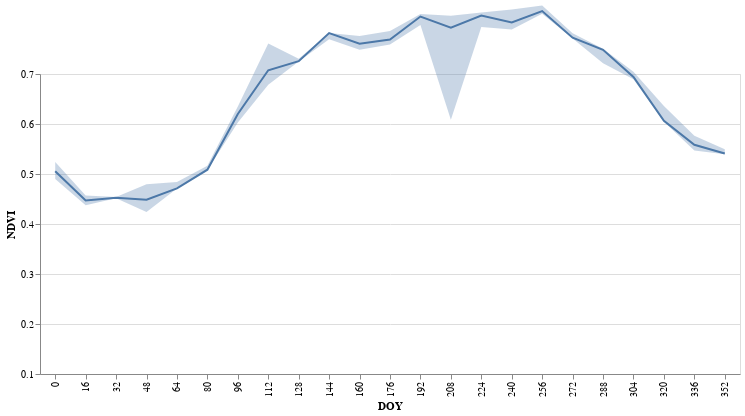

Here is the notebook cell this chart was saved with:
### Markdown cell above
Reduce the plot to median and interquartile range.

### Code cell
line = alt.Chart(snNdviDf).mark_line().encode(
  x='DOY:O',
  y='median(NDVI):Q',
).interactive()

band = alt.Chart(snNdviDf).mark_errorband(extent='iqr').encode(
  x='DOY:O',
  y=alt.Y('NDVI:Q', scale=alt.Scale(domain=(0.1, 0.7))),
).interactive().properties(width=700, height=300)

band + line

### Figure 1 — Vega-Lite specification as saved in the notebook (floating-point values rounded to 4 significant figures)
{"config": {"view": {"continuousWidth": 400, "continuousHeight": 300}}, "layer": [{"mark": {"type": "errorband", "extent": "iqr"}, "encoding": {"x": {"type": "ordinal", "field": "DOY"}, "y": {"type": "quantitative", "field": "NDVI", "scale": {"domain": [0.1, 0.7]}}}, "height": 300, "selection": {"selector009": {"type": "interval", "bind": "scales", "encodings": ["x", "y"]}}, "width": 700}, {"mark": "line", "encoding": {"x": {"type": "ordinal", "field": "DOY"}, "y": {"type": "quantitative", "aggregate": "median", "field": "NDVI"}}, "selection": {"selector008": {"type": "interval", "bind": "scales", "encodings": ["x", "y"]}}}], "data": {"name": "data-69ecabf9e78747a53ad394043a2e2599"}, "$schema": "https://vega.github.io/schema/vega-lite/v4.0.2.json", "datasets": {"data-69ecabf9e78747a53ad394043a2e2599": [{"Year": 2017, "DOY": 0, "NDVI": 0.5196}, {"Year": 2017, "DOY": 16, "NDVI": 0.4657}, {"Year": 2017, "DOY": 32, "NDVI": 0.4515}, {"Year": 2017, "DOY": 48, "NDVI": 0.5131}, {"Year": 2017, "DOY": 64, "NDVI": 0.4973}, {"Year": 2017, "DOY": 80, "NDVI": 0.5077}, {"Year": 2017, "DOY": 96, "NDVI": 0.5863}, {"Year": 2017, "DOY": 112, "NDVI": 0.6493}, {"Year": 2017, "DOY": 128, "NDVI": 0.7249}, {"Year": 2017, "DOY": 144, "NDVI": 0.7819}, {"Year": 2017, "DOY": 160, "NDVI": 0.7607}, {"Year": 2017, "DOY": 176, "NDVI": 0.7691}, {"Year": 2017, "DOY": 192, "NDVI": 0.7815}, {"Year": 2017, "DOY": 208, "NDVI": 0.4246}, {"Year": 2017, "DOY": 224, "NDVI": 0.8169}, {"Year": 2017, "DOY": 240, "NDVI": 0.855}, {"Year": 2017, "DOY": 256, "NDVI": 0.8482}, {"Year": 2017, "DOY": 272, "NDVI": 0.7908}, {"Year": 2017, "DOY": 288, "NDVI": 0.7485}, {"Year": 2017, "DOY": 304, "NDVI": 0.6852}, {"Year": 2017, "DOY": 320, "NDVI": 0.6065}, {"Year": 2017, "DOY": 336, "NDVI": 0.5584}, {"Year": 2017, "DOY": 352, "NDVI": 0.5582}, {"Year": 2018, "DOY": 0, "NDVI": 0.5377}, {"Year": 2018, "DOY": 16, "NDVI": 0.4543}, {"Year": 2018, "DOY": 32, "NDVI": 0.4536}, {"Year": 2018, "DOY": 48, "NDVI": 0.4099}, {"Year": 2018, "DOY": 64, "NDVI": 0.4705}, {"Year": 2018, "DOY": 80, "NDVI": 0.5086}, {"Year": 2018, "DOY": 96, "NDVI": 0.6504}, {"Year": 2018, "DOY": 112, "NDVI": 0.8143}, {"Year": 2018, "DOY": 128, "NDVI": 0.7256}, {"Year": 2018, "DOY": 144, "NDVI": 0.7575}, {"Year": 2018, "DOY": 160, "NDVI": 0.7911}, {"Year": 2018, "DOY": 176, "NDVI": 0.7486}, {"Year": 2018, "DOY": 192, "NDVI": 0.8253}, {"Year": 2018, "DOY": 208, "NDVI": 0.841}, {"Year": 2018, "DOY": 224, "NDVI": 0.8287}, {"Year": 2018, "DOY": 240, "NDVI": 0.7748}, {"Year": 2018, "DOY": 256, "NDVI": 0.8258}, {"Year": 2018, "DOY": 272, "NDVI": 0.7727}, {"Year": 2018, "DOY": 288, "NDVI": 0.6945}, {"Year": 2018, "DOY": 304, "NDVI": 0.694}, {"Year": 2018, "DOY": 320, "NDVI": 0.6026}, {"Year": 2018, "DOY": 336, "NDVI": 0.5354}, {"Year": 2018, "DOY": 352, "NDVI": 0.5411}, {"Year": 2019, "DOY": 0, "NDVI": 0.486}, {"Year": 2019, "DOY": 16, "NDVI": 0.44}, {"Year": 2019, "DOY": 32, "NDVI": 0.4517}, {"Year": 2019, "DOY": 48, "NDVI": 0.4288}, {"Year": 2019, "DOY": 64, "NDVI": 0.4711}, {"Year": 2019, "DOY": 80, "NDVI": 0.5249}, {"Year": 2019, "DOY": 96, "NDVI": 0.6199}, {"Year": 2019, "DOY": 112, "NDVI": 0.7075}, {"Year": 2019, "DOY": 128, "NDVI": 0.7353}, {"Year": 2019, "DOY": 144, "NDVI": 0.7825}, {"Year": 2019, "DOY": 160, "NDVI": 0.7368}, {"Year": 2019, "DOY": 176, "NDVI": 0.803}, {"Year": 2019, "DOY": 192, "NDVI": 0.8149}, {"Year": 2019, "DOY": 208, "NDVI": 0.7924}, {"Year": 2019, "DOY": 224, "NDVI": 0.7708}, {"Year": 2019, "DOY": 240, "NDVI": 0.8032}, {"Year": 2019, "DOY": 256, "NDVI": 0.8151}, {"Year": 2019, "DOY": 272, "NDVI": 0.7693}, {"Year": 2019, "DOY": 288, "NDVI": 0.753}, {"Year": 2019, "DOY": 304, "NDVI": 0.7153}, {"Year": 2019, "DOY": 320, "NDVI": 0.6659}, {"Year": 2019, "DOY": 336, "NDVI": 0.5945}, {"Year": 2019, "DOY": 352, "NDVI": 0.5382}, {"Year": 2020, "DOY": 0, "NDVI": 0.4915}, {"Year": 2020, "DOY": 16, "NDVI": 0.4307}, {"Year": 2020, "DOY": 32, "NDVI": 0.455}, {"Year": 2020, "DOY": 48, "NDVI": 0.468}]}}
